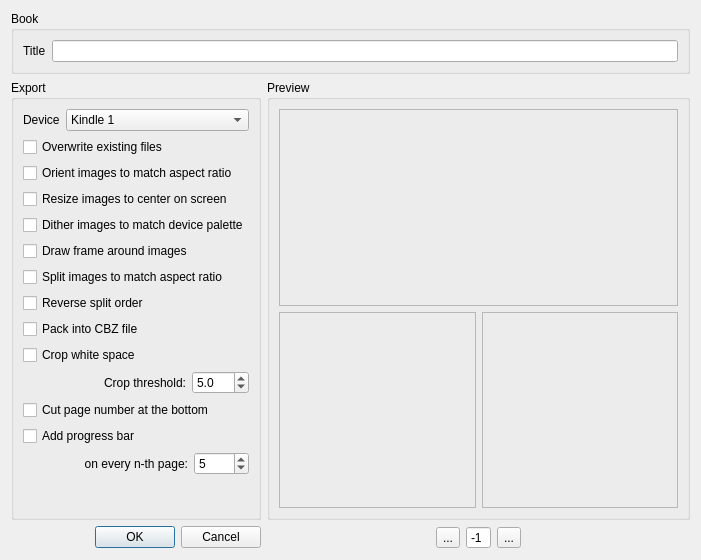
<?xml version="1.0" encoding="UTF-8"?>
<ui version="4.0">
 <class>DialogOptions</class>
 <widget class="QDialog" name="DialogOptions">
  <property name="geometry">
   <rect>
    <x>0</x>
    <y>0</y>
    <width>701</width>
    <height>560</height>
   </rect>
  </property>
  <property name="windowTitle">
   <string>Options</string>
  </property>
  <layout class="QGridLayout" name="gridLayout" columnstretch="0,1">
   <item row="0" column="0" colspan="2">
    <widget class="QGroupBox" name="groupBox">
     <property name="title">
      <string>Book</string>
     </property>
     <property name="flat">
      <bool>false</bool>
     </property>
     <layout class="QFormLayout" name="formLayout">
      <item row="0" column="0">
       <widget class="QLabel" name="label">
        <property name="text">
         <string>Title</string>
        </property>
       </widget>
      </item>
      <item row="0" column="1">
       <widget class="QLineEdit" name="lineEditTitle"/>
      </item>
     </layout>
    </widget>
   </item>
   <item row="3" column="0">
    <widget class="QDialogButtonBox" name="buttonBox">
     <property name="standardButtons">
      <set>QDialogButtonBox::Cancel|QDialogButtonBox::Ok</set>
     </property>
    </widget>
   </item>
   <item row="1" column="1" rowspan="2">
    <widget class="QGroupBox" name="groupBox_3">
     <property name="sizePolicy">
      <sizepolicy hsizetype="Preferred" vsizetype="Preferred">
       <horstretch>0</horstretch>
       <verstretch>0</verstretch>
      </sizepolicy>
     </property>
     <property name="title">
      <string>Preview</string>
     </property>
     <layout class="QGridLayout" name="gridLayout_2">
      <item row="0" column="0" colspan="2">
       <widget class="ImageContainer" name="prevOrig">
        <property name="sizePolicy">
         <sizepolicy hsizetype="Ignored" vsizetype="Ignored">
          <horstretch>0</horstretch>
          <verstretch>0</verstretch>
         </sizepolicy>
        </property>
        <property name="baseSize">
         <size>
          <width>0</width>
          <height>0</height>
         </size>
        </property>
        <property name="toolTip">
         <string>Before</string>
        </property>
        <property name="frameShape">
         <enum>QFrame::StyledPanel</enum>
        </property>
        <property name="text">
         <string/>
        </property>
        <property name="pixmap">
         <pixmap resource="../res/resources.qrc">:/img/preview/page.png</pixmap>
        </property>
        <property name="alignment">
         <set>Qt::AlignCenter</set>
        </property>
       </widget>
      </item>
      <item row="1" column="0">
       <widget class="ImageContainer" name="prevPage1">
        <property name="sizePolicy">
         <sizepolicy hsizetype="Ignored" vsizetype="Ignored">
          <horstretch>0</horstretch>
          <verstretch>0</verstretch>
         </sizepolicy>
        </property>
        <property name="toolTip">
         <string>After: page 1</string>
        </property>
        <property name="frameShape">
         <enum>QFrame::StyledPanel</enum>
        </property>
        <property name="text">
         <string/>
        </property>
        <property name="alignment">
         <set>Qt::AlignCenter</set>
        </property>
       </widget>
      </item>
      <item row="1" column="1">
       <widget class="ImageContainer" name="prevPage2">
        <property name="sizePolicy">
         <sizepolicy hsizetype="Ignored" vsizetype="Ignored">
          <horstretch>0</horstretch>
          <verstretch>0</verstretch>
         </sizepolicy>
        </property>
        <property name="toolTip">
         <string>After: page 2</string>
        </property>
        <property name="frameShape">
         <enum>QFrame::StyledPanel</enum>
        </property>
        <property name="text">
         <string/>
        </property>
        <property name="alignment">
         <set>Qt::AlignCenter</set>
        </property>
       </widget>
      </item>
     </layout>
    </widget>
   </item>
   <item row="3" column="1">
    <layout class="QHBoxLayout" name="horizontalLayout">
     <item>
      <spacer name="horizontalSpacer">
       <property name="orientation">
        <enum>Qt::Horizontal</enum>
       </property>
       <property name="sizeHint" stdset="0">
        <size>
         <width>40</width>
         <height>20</height>
        </size>
       </property>
      </spacer>
     </item>
     <item>
      <widget class="QToolButton" name="prevPreviewButton">
       <property name="text">
        <string>...</string>
       </property>
       <property name="icon">
        <iconset resource="../res/resources.qrc">
         <normaloff>:/img/img/go-previous.png</normaloff>:/img/img/go-previous.png</iconset>
       </property>
      </widget>
     </item>
     <item>
      <widget class="QSpinBox" name="previewSpinBox">
       <property name="buttonSymbols">
        <enum>QAbstractSpinBox::NoButtons</enum>
       </property>
       <property name="minimum">
        <number>-1</number>
       </property>
       <property name="value">
        <number>-1</number>
       </property>
      </widget>
     </item>
     <item>
      <widget class="QToolButton" name="nextPreviewButton">
       <property name="text">
        <string>...</string>
       </property>
       <property name="icon">
        <iconset resource="../res/resources.qrc">
         <normaloff>:/img/img/go-next.png</normaloff>:/img/img/go-next.png</iconset>
       </property>
      </widget>
     </item>
     <item>
      <spacer name="horizontalSpacer_2">
       <property name="orientation">
        <enum>Qt::Horizontal</enum>
       </property>
       <property name="sizeHint" stdset="0">
        <size>
         <width>40</width>
         <height>20</height>
        </size>
       </property>
      </spacer>
     </item>
    </layout>
   </item>
   <item row="1" column="0" rowspan="2">
    <widget class="QGroupBox" name="groupBox_2">
     <property name="sizePolicy">
      <sizepolicy hsizetype="Expanding" vsizetype="Preferred">
       <horstretch>0</horstretch>
       <verstretch>0</verstretch>
      </sizepolicy>
     </property>
     <property name="title">
      <string>Export</string>
     </property>
     <layout class="QVBoxLayout" name="verticalLayout_2">
      <item>
       <layout class="QFormLayout" name="formLayout_2">
        <item row="0" column="0">
         <widget class="QLabel" name="label_2">
          <property name="text">
           <string>Device</string>
          </property>
         </widget>
        </item>
        <item row="0" column="1">
         <widget class="QComboBox" name="comboBoxDevice">
          <item>
           <property name="text">
            <string>Kindle 1</string>
           </property>
          </item>
          <item>
           <property name="text">
            <string>Kindle 2</string>
           </property>
          </item>
          <item>
           <property name="text">
            <string>Kindle 3</string>
           </property>
          </item>
          <item>
           <property name="text">
            <string>Kindle 4</string>
           </property>
          </item>
          <item>
           <property name="text">
            <string>Kindle DX</string>
           </property>
          </item>
          <item>
           <property name="text">
            <string>Kindle DXG</string>
           </property>
          </item>
         </widget>
        </item>
       </layout>
      </item>
      <item>
       <widget class="QCheckBox" name="checkboxOverwrite">
        <property name="text">
         <string>Overwrite existing files</string>
        </property>
       </widget>
      </item>
      <item>
       <widget class="QCheckBox" name="checkboxOrient">
        <property name="text">
         <string>Orient images to match aspect ratio</string>
        </property>
       </widget>
      </item>
      <item>
       <widget class="QCheckBox" name="checkboxResize">
        <property name="text">
         <string>Resize images to center on screen</string>
        </property>
       </widget>
      </item>
      <item>
       <widget class="QCheckBox" name="checkboxQuantize">
        <property name="text">
         <string>Dither images to match device palette</string>
        </property>
       </widget>
      </item>
      <item>
       <widget class="QCheckBox" name="checkboxFrame">
        <property name="text">
         <string>Draw frame around images</string>
        </property>
       </widget>
      </item>
      <item>
       <widget class="QCheckBox" name="checkboxSplit">
        <property name="text">
         <string>Split images to match aspect ratio</string>
        </property>
       </widget>
      </item>
      <item>
       <widget class="QCheckBox" name="checkboxReverse">
        <property name="text">
         <string>Reverse split order</string>
        </property>
       </widget>
      </item>
      <item>
       <widget class="QCheckBox" name="checkboxCbz">
        <property name="text">
         <string>Pack into CBZ file</string>
        </property>
       </widget>
      </item>
      <item>
       <widget class="QCheckBox" name="checkboxCrop">
        <property name="text">
         <string>Crop white space</string>
        </property>
       </widget>
      </item>
      <item>
       <layout class="QHBoxLayout" name="horizontalLayout_2">
        <item>
         <widget class="QLabel" name="label_3">
          <property name="layoutDirection">
           <enum>Qt::LeftToRight</enum>
          </property>
          <property name="text">
           <string>Crop threshold:</string>
          </property>
          <property name="alignment">
           <set>Qt::AlignRight|Qt::AlignTrailing|Qt::AlignVCenter</set>
          </property>
         </widget>
        </item>
        <item>
         <widget class="QDoubleSpinBox" name="thresholdSpinBox">
          <property name="sizePolicy">
           <sizepolicy hsizetype="Fixed" vsizetype="Fixed">
            <horstretch>0</horstretch>
            <verstretch>0</verstretch>
           </sizepolicy>
          </property>
          <property name="minimumSize">
           <size>
            <width>55</width>
            <height>0</height>
           </size>
          </property>
          <property name="decimals">
           <number>1</number>
          </property>
          <property name="maximum">
           <double>999.000000000000000</double>
          </property>
          <property name="value">
           <double>5.000000000000000</double>
          </property>
         </widget>
        </item>
       </layout>
      </item>
      <item>
       <widget class="QCheckBox" name="checkboxCutNumbers">
        <property name="enabled">
         <bool>true</bool>
        </property>
        <property name="text">
         <string>Cut page number at the bottom</string>
        </property>
        <property name="checked">
         <bool>false</bool>
        </property>
       </widget>
      </item>
      <item>
       <widget class="QCheckBox" name="checkboxProgressBar">
        <property name="text">
         <string>Add progress bar</string>
        </property>
        <property name="checked">
         <bool>false</bool>
        </property>
       </widget>
      </item>
      <item>
       <layout class="QHBoxLayout" name="horizontalLayout_4" stretch="0,0">
        <item>
         <widget class="QLabel" name="label_4">
          <property name="layoutDirection">
           <enum>Qt::LeftToRight</enum>
          </property>
          <property name="text">
           <string>on every n-th page:</string>
          </property>
          <property name="alignment">
           <set>Qt::AlignRight|Qt::AlignTrailing|Qt::AlignVCenter</set>
          </property>
         </widget>
        </item>
        <item>
         <widget class="QSpinBox" name="spinboxProgressBar">
          <property name="sizePolicy">
           <sizepolicy hsizetype="Fixed" vsizetype="Fixed">
            <horstretch>0</horstretch>
            <verstretch>0</verstretch>
           </sizepolicy>
          </property>
          <property name="minimumSize">
           <size>
            <width>55</width>
            <height>0</height>
           </size>
          </property>
          <property name="baseSize">
           <size>
            <width>0</width>
            <height>0</height>
           </size>
          </property>
          <property name="minimum">
           <number>1</number>
          </property>
          <property name="value">
           <number>5</number>
          </property>
         </widget>
        </item>
       </layout>
      </item>
      <item>
       <spacer name="verticalSpacer_3">
        <property name="orientation">
         <enum>Qt::Vertical</enum>
        </property>
        <property name="sizeType">
         <enum>QSizePolicy::Expanding</enum>
        </property>
        <property name="sizeHint" stdset="0">
         <size>
          <width>20</width>
          <height>1000</height>
         </size>
        </property>
       </spacer>
      </item>
     </layout>
    </widget>
   </item>
  </layout>
 </widget>
 <customwidgets>
  <customwidget>
   <class>ImageContainer</class>
   <extends>QLabel</extends>
   <header>mangle.imagecontainer</header>
  </customwidget>
 </customwidgets>
 <resources>
  <include location="../res/resources.qrc"/>
 </resources>
 <connections>
  <connection>
   <sender>buttonBox</sender>
   <signal>accepted()</signal>
   <receiver>DialogOptions</receiver>
   <slot>accept()</slot>
   <hints>
    <hint type="sourcelabel">
     <x>248</x>
     <y>254</y>
    </hint>
    <hint type="destinationlabel">
     <x>157</x>
     <y>274</y>
    </hint>
   </hints>
  </connection>
  <connection>
   <sender>buttonBox</sender>
   <signal>rejected()</signal>
   <receiver>DialogOptions</receiver>
   <slot>reject()</slot>
   <hints>
    <hint type="sourcelabel">
     <x>316</x>
     <y>260</y>
    </hint>
    <hint type="destinationlabel">
     <x>286</x>
     <y>274</y>
    </hint>
   </hints>
  </connection>
 </connections>
</ui>
